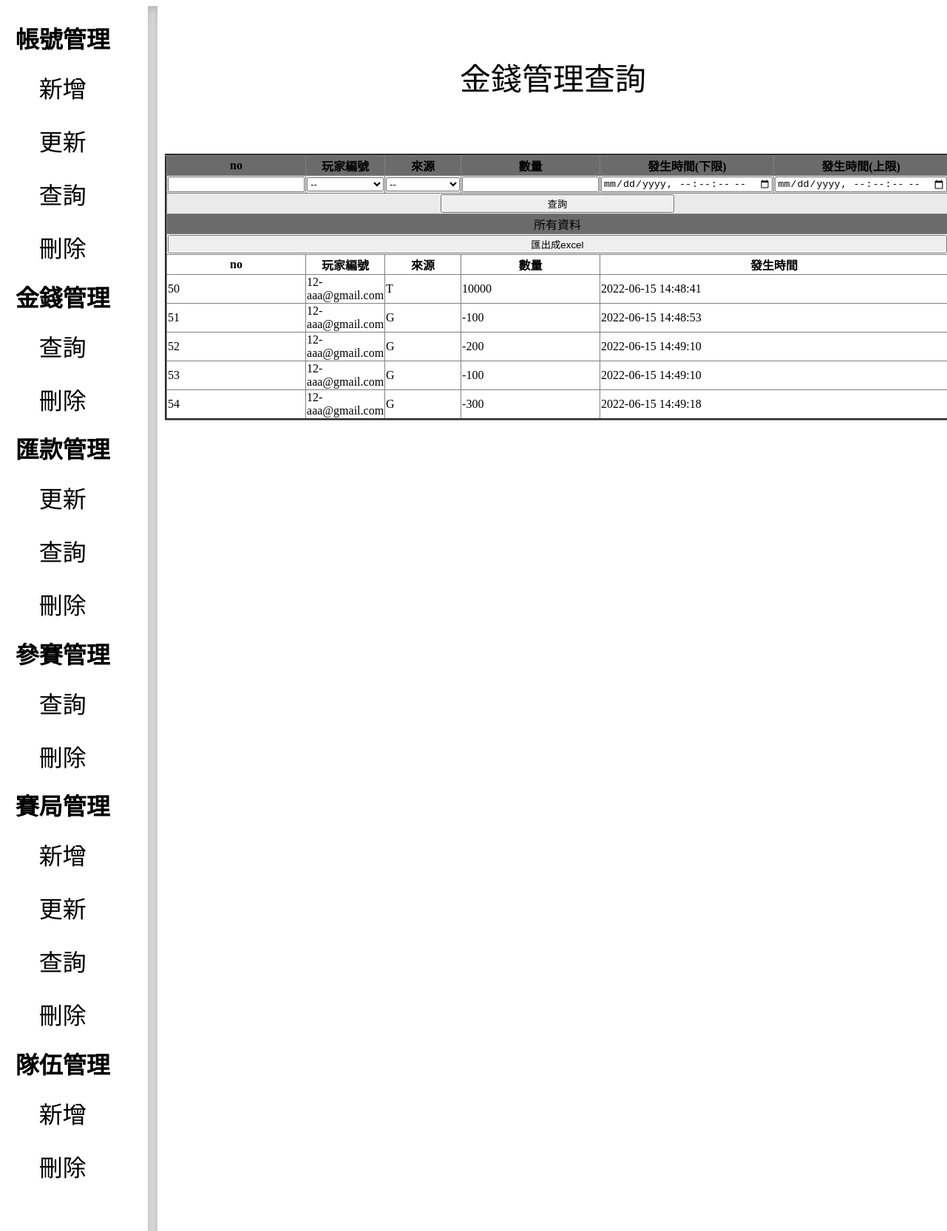
The page /BetCoin/backstage/money/moneySearch.php on the database its author committed.
### tables this page shows
CREATE TABLE `money` (
  `no` int(11) NOT NULL,
  `uNo` int(11) NOT NULL,
  `sourceFrom` varchar(2) NOT NULL,
  `changeAmount` int(11) NOT NULL,
  `changeTime` timestamp NOT NULL DEFAULT current_timestamp() ON UPDATE current_timestamp()
);

CREATE TABLE `users` (
  `no` int(11) NOT NULL,
  `email` varchar(50) NOT NULL,
  `name` varchar(50) NOT NULL,
  `pwd` varchar(50) NOT NULL,
  `bankAccount` bigint(14) NOT NULL,
  `role` varchar(1) NOT NULL
);

### BetCoin/backstage/money/moneySearch.php (the view, shortened to what this page needs)
<?php
    require("../LinkToSQL.php");
?>
<html>
        <link href="../css/backStage.css?version=1" rel="stylesheet">
    <body>
        <div class="navbar">
        <div class="bar"></div>
        <div class="titleText"><h1>帳號管理</h1></div>
                <center>
                    <div class="shape-ex4"><p><a class="link" href="../user/userInsert.php">新增</a></p></div>
                    <div class="shape-ex4"><p><a class="link" href="../user/userUpdate.php">更新</a></p></div>
                    <div class="shape-ex4"><p><a class="link" href="../user/userSearch.php">查詢</a></p></div>
                    <div class="shape-ex4"><p><a class="link" href="../user/userDelete.php">刪除</a></p></div>
                </center>
            <div class="titleText"><h1>金錢管理</h1></div>
                <center>
                    <div class="shape-ex4"><p><a class="link" href="moneySearch.php">查詢</a></p></div>
                    <div class="shape-ex4"><p><a class="link" href="moneyDelete.php">刪除</a></p></div>
                </center>
            <div class="titleText"><h1>匯款管理</h1></div>
                <center>
                    <div class="shape-ex4"><p><a class="link" href="../moneyTransfer/moneyTransferUpdate.php">更新</a></p></div>
                    <div class="shape-ex4"><p><a class="link" href="../moneyTransfer/moneyTransferSearch.php">查詢</a></p></div>
                    <div class="shape-ex4"><p><a class="link" href="../moneyTransfer/moneyTransferDelete.php">刪除</a></p></div>
                </center>
            <div class="titleText"><h1>參賽管理</h1></div>
                <center>
                    <div class="shape-ex4"><p><a class="link" href="../userGame/userGameSearch.php">查詢</a></p></div>
                    <div class="shape-ex4"><p><a class="link" href="../userGame/userGameDelete.php">刪除</a></p></div>
                </center>
            <div class="titleText"><h1>賽局管理</h1></div>
                <center>
                    <div class="shape-ex4"><p><a class="link" href="../game/gameInsert.php">新增</a></p></div>
                    <div class="shape-ex4"><p><a class="link" href="../game/gameUpdate.php">更新</a></p></div>
                    <div class="shape-ex4"><p><a class="link" href="../game/gameSearch.php">查詢</a></p></div>
                    <div class="shape-ex4"><p><a class="link" href="../game/gameDelete.php">刪除</a></p></div>
                </center>
            <div class="titleText"><h1>隊伍管理</h1></div>
                <center>
                    <div class="shape-ex4"><p><a class="link" href="../team/teamInsert.php">新增</a></p></div>
                    <div class="shape-ex4"><p><a class="link" href="../team/teamDelete.php">刪除</a></p></div>
                </center>
        </div>
        <div class="content" style="font-size:42px; width:83%;">
        <center>
        金錢管理查詢</br>
            <?php
            if(isset($_POST["search"])){
                if($_POST["no"]==null){
                    $no="WHERE no like '%'";
                }else{
                    $no="WHERE no=".$_POST["no"]."";
                }
                $uNo=sqlFormat($_POST["uNo"],"uNo","num");
                $sourceFrom=sqlFormat($_POST["sourceFrom"],"sourceFrom","String");
                $changeAmount=sqlFormat($_POST["changeAmount"],"changeAmount","num");
                $changeDate=sqlFormatDatetime($_POST["changeLowerLimit"],$_POST["changeUpperLimit"],"changeTime");
                $SQLSearch="SELECT * FROM money $no $uNo $sourceFrom $changeAmount $changeDate";
                $searchResult=mysqli_query($LinkToSQL,$SQLSearch);
                if($searchResult){
                    echo "<table border='3px' style='border-collapse:collapse;'>";
                    ?>
                    <tr class="tableTitle" style="background-color:#6B6B6B;">
                        <th>no</th><th>玩家編號</th><th>來源</th><th>數量</th><th>發生時間(下限)</th><th>發生時間(上限)</th>
                    </tr>
                    </tr>
                    <form action="moneySearch.php" method="post" enctype="multipart/form-data">
                    <tr style="background-color:#EAEAEA;">
                        <td><input type="number" name="no" ></td>
                        <td style="min-width:100px;">
                            <select id="uNo" name="uNo" style="width:100%;">
                                <option value="">--</option>
                                <?php
                                    $SQL="SELECT * FROM users";
                                    $result=mysqli_query($LinkToSQL,$SQL);
                                    while($row=mysqli_fetch_assoc($result)){
                                        echo "<option value='".$row["no"]."'>".$row["no"]."-".$row["email"]."</option>";
                                    }
                                ?>
                            </select>
                        </td>
                        <td style="min-width:100px;">
                            <select id="sourceFrom" name="sourceFrom" style="width:100%;">
                                <option value="">--</option>
                                <option value="T">T</option>
                                <option value="G">G</option>
                            </select>
                        </td>
                        <td><input type="number" name="changeAmount"></td>
                        <td><input type="datetime-local" step="1" name="changeLowerLimit"></td>
                        <td><input type="datetime-local" step="1" name="changeUpperLimit"></td>
                    </tr>
                    <tr>
                        <td colspan="9" style="text-align:center; background-color:#EAEAEA;"><input type="submit" name="search" value="查詢" style="width:30%;"></td>
                    </tr>
                    </form>
                    <tr>
                        <td colspan="9" style="text-align:center; background-color:#6B6B6B;">所有資料</td>
                    </tr>
                    <tr>
                        <td colspan="7">
                        <a href="moneyExcel.php">
                        <button  style='width:100%;' type='button'>匯出成excel</button></a>
                        </td>
                    </tr>
                    <tr>
                        <th>no</th><th>玩家編號</th><th>來源</th><th>數量</th><th colspan="2">發生時間</th>
                    </tr>
                    <?php
                    while($row=mysqli_fetch_assoc($searchResult)){
                        $SQLUser="SELECT * FROM users WHERE no=".$row["uNo"];
                        $resultUser=mysqli_query($LinkToSQL,$SQLUser);
                        $user=mysqli_fetch_assoc($resultUser);
                        echo "<tr>";
                        echo "<td>".$row["no"]."</td><td>".$row["uNo"]."-".$user["email"]."</td><td>".$row["sourceFrom"]."</td><td>".$row["changeAmount"]."</td><td colspan='2'>".$row["changeTime"]."</td>";
                        echo "</tr>";
                    }
                    echo "</table>";
                }
            }else{
                ?>
                <form action="moneySearch.php" method="post" enctype="multipart/form-data">
                <table border="3px" style="border-collapse:collapse;">
                    <tr class="tableTitle" style="background-color:#6B6B6B;">
                        <th>no</th><th>玩家編號</th><th>來源</th><th>數量</th><th>發生時間(下限)</th><th>發生時間(上限)</th>
                    </tr>
                    <tr style="background-color:#EAEAEA;">
                        <td><input type="number" name="no" ></td>
                        <td style="min-width:100px;">
                            <select id="uNo" name="uNo" style="width:100%;">
                                <option value="">--</option>
                            </select>
                        </td>
                        <td style="min-width:100px;">
                            <select id="sourceFrom" name="sourceFrom" style="width:100%;">
                                <option value="">--</option>
                            </select>
                        </td>
                        <td><input type="number" name="changeAmount"></td>
                        <td><input type="datetime-local" step="1" name="changeLowerLimit"></td>
                        <td><input type="datetime-local" step="1" name="changeUpperLimit"></td>
                    </tr>
                    <tr>
                        <td colspan="7" style="text-align:center; background-color:#EAEAEA;"><input type="submit" name="search" value="查詢" style="width:30%;"></td>
                    </tr>
                    <tr>
                        <td colspan="7" style="text-align:center; background-color:#6B6B6B;">所有資料</td>
                    </tr>
                    <tr>
                        <td colspan="7">
                        <a href="moneyExcel.php">
                        <button  style='width:100%;' type='button'>匯出成excel</button></a>
                        </td>
                    </tr>
                    <tr>
                    <th>no</th><th>玩家編號</th><th>來源</th><th>數量</th><th colspan="2">發生時間</th>
                    </tr>
                </form>
                    <?php
                    $SQL="SELECT * FROM money";
                    $result=mysqli_query($LinkToSQL,$SQL);
                    if($result){
                        while($row=mysqli_fetch_assoc($result)){
                            $SQLUser="SELECT * FROM users WHERE no=".$row["uNo"];
                            $resultUser=mysqli_query($LinkToSQL,$SQLUser);
                            $user=mysqli_fetch_assoc($resultUser);
                            echo "<tr>";
                            echo "<td>".$row["no"]."</td><td>".$row["uNo"]."-".$user["email"]."</td><td>".$row["sourceFrom"]."</td><td>".$row["changeAmount"]."</td>
                            <td colspan='2'>".$row["changeTime"]."</td>";
                            echo "</tr>";
                        }
                    }
                    ?>
                <?php
            }
            ?>
        </center>
        </div>
    </body>
</html>

### BetCoin/backstage/css/backStage.css (style rules this page uses)
body { height: 100%; }
.navbar { background-color:#ffffff; width:12%; height:100%; text-align:center; line-height:400px; float:left; position:absolute; }
.link { text-decoration: none; color: inherit; }
.bar { width:1%; min-height: 100% ; height:100%; background-color: rgba(0, 0, 0, .1); border: solid rgba(0, 0, 0, .15); border-width: 1px 0; box-shadow: inset 0 .5em 1.5em rgba(0, 0, 0, .1), inset 0 .125em .5em rgba(0, 0, 0, .15); float:right; margin-left: 15%; position:fixed; }
.content { background-color:rgb(255, 255, 255); width:83%; height:100%; text-align:center; line-height:25vh; float:right; }
.titleText { width: 100%; min-width: max-content; height: 40px; position: relative ; top:-175; }
.shape-ex4 { width: 100%; height: 40px; display: block; text-align: center; cursor: pointer; line-height: 40px; font-size: 2em; color: #000; background-color: transparent; position: relative; transition: all .3s linear; }
.shape-ex4 > p { position: relative; z-index: 1; }
.shape-ex4::before { content: ""; width: 0%; height: 100%; display: block; background-color: rgb(80, 80, 80); position: absolute; top: 0; right: 0; transition: all .3s ease; }

### rows shown on the page
money: no "50", uNo "12", uNo.email "aaa@gmail.com", sourceFrom "T", changeAmount "10000", changeTime "2022-06-15 14:48:41"
money: no "51", uNo "12", uNo.email "aaa@gmail.com", sourceFrom "G", changeAmount "-100", changeTime "2022-06-15 14:48:53"
money: no "52", uNo "12", uNo.email "aaa@gmail.com", sourceFrom "G", changeAmount "-200", changeTime "2022-06-15 14:49:10"
money: no "53", uNo "12", uNo.email "aaa@gmail.com", sourceFrom "G", changeAmount "-100", changeTime "2022-06-15 14:49:10"
money: no "54", uNo "12", uNo.email "aaa@gmail.com", sourceFrom "G", changeAmount "-300", changeTime "2022-06-15 14:49:18"
